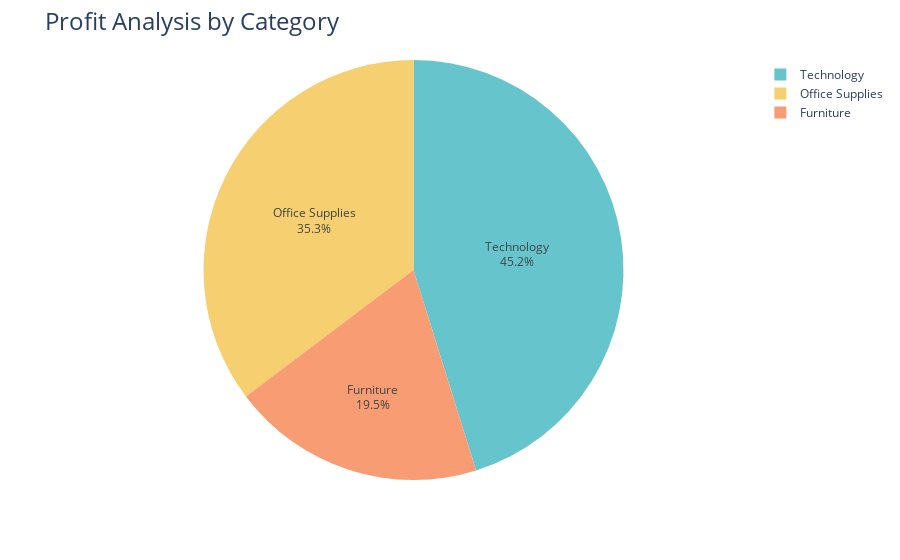

The notebook cell this image was saved under:
### Markdown cell above
##### 5. Profit by Category

### Code cell
profit_by_category = df.groupby('category')['profit'].sum().reset_index()
fig = px.pie(profit_by_category, values='profit', names='category',
             color_discrete_sequence=px.colors.qualitative.Pastel)

fig.update_traces(textposition = 'inside', textinfo = 'percent+label')
fig.update_layout(title_text = 'Profit Analysis by Category', title_font=dict(size=24))
fig.show()

### Figure 1 — Plotly figure (JSON) as saved in the notebook; plotly's stock layout.template omitted (floating-point values rounded to 4 significant figures)
{"data": [{"domain": {"x": [0, 1], "y": [0, 1]}, "hovertemplate": "category=%{label}<br>profit=%{value}<extra></extra>", "labels": ["Furniture", "Office Supplies", "Technology"], "legendgroup": "", "name": "", "showlegend": true, "textinfo": "percent+label", "textposition": "inside", "type": "pie", "values": [286800.0, 518500.0, 663800.0]}], "layout": {"legend": {"tracegroupgap": 0}, "margin": {"t": 60}, "piecolorway": ["rgb(102, 197, 204)", "rgb(246, 207, 113)", "rgb(248, 156, 116)", "rgb(220, 176, 242)", "rgb(135, 197, 95)", "rgb(158, 185, 243)", "rgb(254, 136, 177)", "rgb(201, 219, 116)", "rgb(139, 224, 164)", "rgb(180, 151, 231)", "rgb(179, 179, 179)"], "title": {"font": {"size": 24}, "text": "Profit Analysis by Category"}}}
